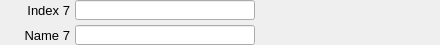
    <widget class="PyDMFrame" name="composite_9">
      <property name="geometry">
        <rect>
          <x>5</x>
          <y>445</y>
          <width>440</width>
          <height>45</height>
        </rect>
      </property>
      <widget class="QLabel" name="text_17">
        <property name="geometry">
          <rect>
            <x>0</x>
            <y>0</y>
            <width>70</width>
            <height>20</height>
          </rect>
        </property>
        <property name="text">
          <string>Index 7</string>
        </property>
        <property name="font" stdset="0">
          <font>
            <pointsize>10</pointsize>
          </font>
        </property>
        <property name="brush" stdset="0">
          <brush brushstyle="SolidPattern">
            <color alpha="255">
              <red>0</red>
              <green>0</green>
              <blue>0</blue>
            </color>
          </brush>
        </property>
        <property name="toolTip">
          <string>text_17</string>
        </property>
        <property name="alignment">
          <set>Qt::AlignRight|Qt::AlignTrailing|Qt::AlignVCenter</set>
        </property>
        <property name="styleSheet">
          <string notr="true">QLabel#text_17 {
  color: rgb(0, 0, 0);
  }</string>
        </property>
      </widget>
      <widget class="PyDMLineEdit" name="text_entry_14">
        <property name="geometry">
          <rect>
            <x>75</x>
            <y>0</y>
            <width>180</width>
            <height>20</height>
          </rect>
        </property>
        <property name="channel" stdset="0">
          <string>ca://${prefix}PosIndexDim7</string>
        </property>
        <property name="toolTip">
          <string>${prefix}PosIndexDim7</string>
        </property>
        <property name="font" stdset="0">
          <font>
            <pointsize>10</pointsize>
          </font>
        </property>
        <property name="styleSheet">
          <string notr="true">PyDMLineEdit#text_entry_14 {
  color: rgb(0, 0, 0);
  background-color: rgb(115, 223, 255);
  border: 1px solid black;
  margin: 0px;
  padding: 0px;
  spacing: 0px;
  }</string>
        </property>
      </widget>
      <widget class="PyDMLabel" name="text_update_15">
        <property name="geometry">
          <rect>
            <x>260</x>
            <y>1</y>
            <width>180</width>
            <height>18</height>
          </rect>
        </property>
        <property name="toolTip">
          <string>PV: ${prefix}PosIndexDim7_RBV</string>
        </property>
        <property name="channel" stdset="0">
          <string>ca://${prefix}PosIndexDim7_RBV</string>
        </property>
        <property name="font" stdset="0">
          <font>
            <pointsize>10</pointsize>
          </font>
        </property>
        <property name="alignment">
          <set>Qt::AlignLeading|Qt::AlignLeft|Qt::AlignVCenter</set>
        </property>
        <property name="textInteractionFlags">
          <set>Qt::TextSelectableByKeyboard|Qt::TextSelectableByMouse</set>
        </property>
        <property name="styleSheet">
          <string notr="true">PyDMLabel#text_update_15 {
  color: rgb(10, 0, 184);
  background-color: rgb(187, 187, 187);
  }</string>
        </property>
      </widget>
      <widget class="QLabel" name="text_18">
        <property name="geometry">
          <rect>
            <x>10</x>
            <y>25</y>
            <width>60</width>
            <height>20</height>
          </rect>
        </property>
        <property name="text">
          <string>Name 7</string>
        </property>
        <property name="font" stdset="0">
          <font>
            <pointsize>10</pointsize>
          </font>
        </property>
        <property name="brush" stdset="0">
          <brush brushstyle="SolidPattern">
            <color alpha="255">
              <red>0</red>
              <green>0</green>
              <blue>0</blue>
            </color>
          </brush>
        </property>
        <property name="toolTip">
          <string>text_18</string>
        </property>
        <property name="alignment">
          <set>Qt::AlignRight|Qt::AlignTrailing|Qt::AlignVCenter</set>
        </property>
        <property name="styleSheet">
          <string notr="true">QLabel#text_18 {
  color: rgb(0, 0, 0);
  }</string>
        </property>
      </widget>
      <widget class="PyDMLabel" name="text_update_16">
        <property name="geometry">
          <rect>
            <x>260</x>
            <y>26</y>
            <width>180</width>
            <height>18</height>
          </rect>
        </property>
        <property name="toolTip">
          <string>PV: ${prefix}PosNameDim7_RBV</string>
        </property>
        <property name="channel" stdset="0">
          <string>ca://${prefix}PosNameDim7_RBV</string>
        </property>
        <property name="font" stdset="0">
          <font>
            <pointsize>10</pointsize>
          </font>
        </property>
        <property name="alignment">
          <set>Qt::AlignLeading|Qt::AlignLeft|Qt::AlignVCenter</set>
        </property>
        <property name="textInteractionFlags">
          <set>Qt::TextSelectableByKeyboard|Qt::TextSelectableByMouse</set>
        </property>
        <property name="styleSheet">
          <string notr="true">PyDMLabel#text_update_16 {
  color: rgb(10, 0, 184);
  background-color: rgb(187, 187, 187);
  }</string>
        </property>
      </widget>
      <widget class="PyDMLineEdit" name="text_entry_15">
        <property name="geometry">
          <rect>
            <x>75</x>
            <y>25</y>
            <width>180</width>
            <height>20</height>
          </rect>
        </property>
        <property name="channel" stdset="0">
          <string>ca://${prefix}PosNameDim7</string>
        </property>
        <property name="toolTip">
          <string>${prefix}PosNameDim7</string>
        </property>
        <property name="font" stdset="0">
          <font>
            <pointsize>10</pointsize>
          </font>
        </property>
        <property name="styleSheet">
          <string notr="true">PyDMLineEdit#text_entry_15 {
  color: rgb(0, 0, 0);
  background-color: rgb(115, 223, 255);
  border: 1px solid black;
  margin: 0px;
  padding: 0px;
  spacing: 0px;
  }</string>
        </property>
      </widget>
    </widget>
